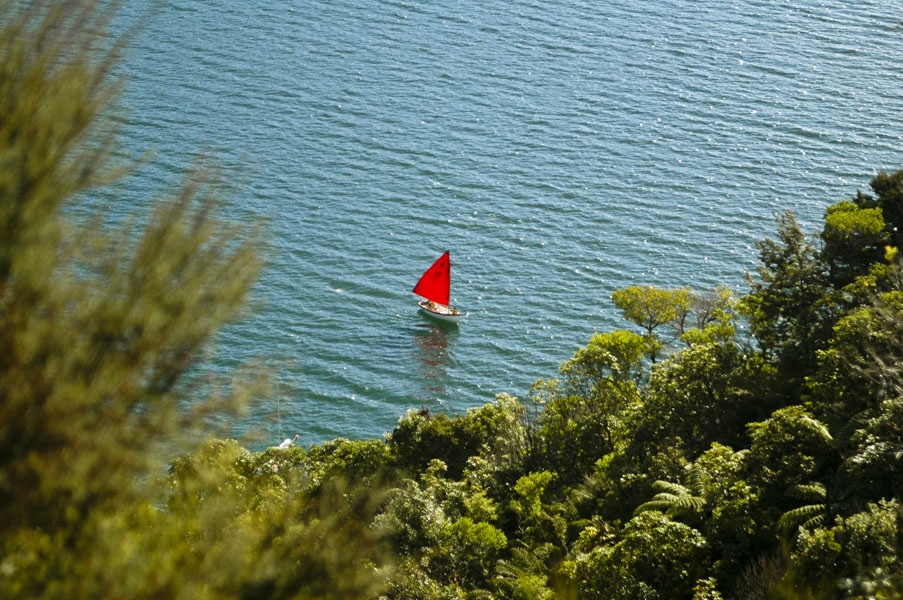
#> input picture 2_Basic_Image_Manipulation/New_Zealand_Boat.jpg, 903 x 600 px
$ jupyter execute --allow-errors Worked_Programs_2.ipynb   (shell and % lines are left out)
#> lines starting #> are read from the running program, lines starting #| are printed output that depends on the picture
[cell 1]
import os
import cv2
import numpy as np
import matplotlib.pyplot as plt

from zipfile import ZipFile
from urllib.request import urlretrieve

from IPython.display import Image

[cell 2]
def download_and_unzip(url, save_path):
    print(f"Downloading and extracting assests....", end="")

    # Downloading zip file using urllib package.
    urlretrieve(url, save_path)
#> (this line was passed over: the network is not available in this run)

    try:
        # Extracting zip file using the zipfile package.
        with ZipFile(save_path) as z:
            # Extract ZIP file contents in the same directory.
            z.extractall(os.path.split(save_path)[0])

        print("Done")

    except Exception as e:
        print("\nInvalid file.", e)

[cell 3]
URL = r"https://www.dropbox.com/s/rys6f1vprily2bg/opencv_bootcamp_assets_NB2.zip?dl=1"

asset_zip_path = os.path.join(os.getcwd(), f"opencv_bootcamp_assets_NB2.zip")

# Download if assest ZIP does not exists.
if not os.path.exists(asset_zip_path):
    download_and_unzip(URL, asset_zip_path)

[cell 4]
img=cv2.imread("checkerboard_18x18.png",0)
plt.imshow(img,cmap='gray')
#> (this line was passed over: IPython is not available in this run)
print(img)
#| None
plt.show()

Accessing the individual pixels for this grayscale checkerboard

#> (a cell that did not finish here is left out)

[cell 6]
# This code will provide you how the grayscale and colored image
# are different in array
import cv2
import numpy as np

img_gray = cv2.imread("checkerboard_18x18.png", 0)
img_color = cv2.imread("checkerboard_18x18.png", 1)
# Gray scale has 2d array i.e:[Height,width]
# It involves only 2 color , black and white
#> (the rest of this cell did not finish here and is left out)

Modifying the Image Pixels

#> (a cell that did not finish here is left out)

Cropping the Image...

[cell 8]
# Opening the image using opencv
cv_img = cv2.imread("New_Zealand_Boat.jpg")
#> cv_img is the input picture: shape (600, 903, 3); mean B, G, R 96.6, 115, 98
og_img = cv_img[:,:,::-1]
plt.imshow(og_img)
#> (this line was passed over: IPython is not available in this run)
plt.show()

[cell 9]
# Opening the image using matplotlib
import matplotlib.image as mimg
mat_img = mimg.imread("New_Zealand_Boat.jpg")
plt.imshow(mat_img)
#> (this line was passed over: IPython is not available in this run)
plt.show()

[cell 10]
cropped_region=og_img[200:400,300:550]
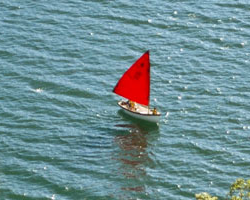
#> cropped_region: shape (200, 250, 3); mean R, G, B 111, 142.8, 148.5
plt.imshow(cropped_region)
#> (this line was passed over: IPython is not available in this run)
plt.show()

[cell 11]
zoom = cropped_region[20:175,75:200]
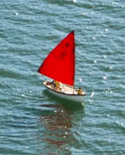
#> zoom: shape (155, 125, 3); mean R, G, B 115.1, 135.2, 140.4
plt.imshow(zoom)
#> (this line was passed over: IPython is not available in this run)
plt.show()

Resizing Images
The function resize resizes the image src down to or up to the specified size. The size and type are derived from the src,dsize,fx, and fy.

Function Syntax
dst = resize( src, dsize[, dst[, fx[, fy[, interpolation]]]] )
dst: output image; it has the size dsize (when it is non-zero) or the size computed from src.size(), fx, and fy; the type of dst is the same as of src.

The function has 2 required arguments:

src: input image

dsize: output image size

Optional arguments that are often used include:

fx: Scale factor along the horizontal axis; when it equals 0, it is computed as (𝚍𝚘𝚞𝚋𝚕𝚎)𝚍𝚜𝚒𝚣𝚎.𝚠𝚒𝚍𝚝𝚑/𝚜𝚛𝚌.𝚌𝚘𝚕𝚜

fy: Scale factor along the vertical axis; when it equals 0, it is computed as (𝚍𝚘𝚞𝚋𝚕𝚎)𝚍𝚜𝚒𝚣𝚎.𝚑𝚎𝚒𝚐𝚑𝚝/𝚜𝚛𝚌.𝚛𝚘𝚠𝚜

The output image has the size dsize (when it is non-zero) or the size computed from src.size(), fx, and fy; the type of dst is the same as of src.

[cell 12]
# This is method one using Scaling. This is used when:
# The axis values are not given
resized = cv2.resize(zoom,None,fx=0.5,fy=0.5,interpolation= cv2.INTER_AREA)
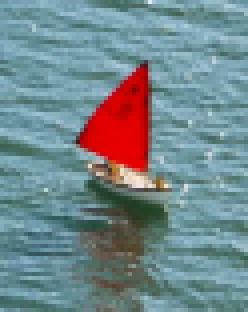
#> resized: shape (78, 62, 3) (shown 4 times larger); mean R, G, B 115.2, 135.2, 140.3
plt.imshow(resized)
#> (this line was passed over: IPython is not available in this run)
plt.show()
